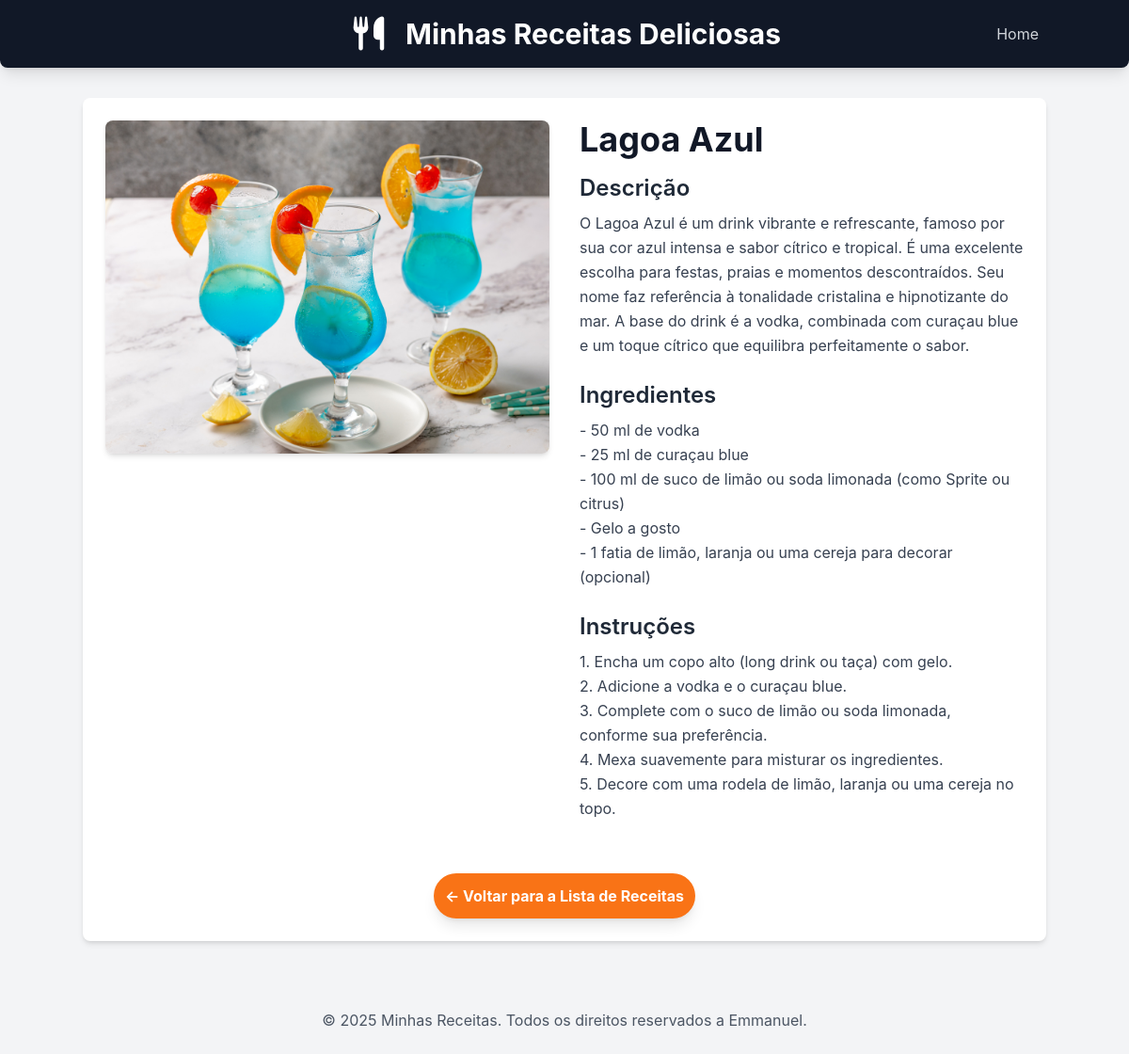
Page /receitas/receita/8/ on the committed database.
### receitas/models.py (models this page shows, shortened)
class Receita(models.Model):
    CATEGORIAS =[
        ('comida','Comida'),
        ('sobremesa','Sobremesa'),
        ('drink','Drink'),
    ]
    title = models.CharField("Título", max_length=200)
    description = models.TextField("Descrição")
    ingredients = models.TextField("Ingredientes")
    instructions = models.TextField("Modo de preparo")
    image = models.ImageField("Imagem", upload_to='receitas/images/', blank=True, null=True)
    categoria = models.CharField("Categoria", max_length=20, choices=CATEGORIAS, default='comida')
    created_at = models.DateTimeField(auto_now_add=True)
    updated_at = models.DateTimeField(auto_now=True)
    class Meta:
        verbose_name = "Receita"
        verbose_name_plural = "Receitas"
        ordering = ['-created_at'] #ordena as receitas pela data de criação (mais novas primeiro)

### receitas/views.py (the view)
# urls.py: path('receita/<int:id>/', views.receita_detail, name='receita_detail'),
def receita_detail(request, id):
    receita = get_object_or_404(Receita, pk=id)
    return render(request, 'receitas/receita_detail.html', {'receita': receita})

### receitas/templates/receitas/receita_detail.html (shortened to what this page needs)
{% extends "receitas/base.html"%}
{% block content %}
<div class="flex flex-col md:flex-row gap-8">
    {% if receita.image %}
    <div class="md:w-1/2">
        <img src="{{receita.image.url}}" alt="[Imagem de {{receita.title}}]"
            class="w-full h-auto object-cover rounded-lg shadow-md">
    </div>
    {% endif %}
    <div class="md:w-1/2">
        <h2 class="text-4xl font-bold text-gray-900 mb-4">{{receita.title}}</h2>
        <h3 class="text-2xl font-semibold text-gray-800 mb-2">Descrição</h3>
        <p class="text-gray-700 mb-6 leading-relaxed">{{receita.description}}</p>
        <h3 class="text-2xl font-semibold text-gray-800 mb-2">Ingredientes</h3>
        <p class="text-gray-700 mb-6 leading-relaxed whitespace-pre-wrap">{{receita.ingredients}}</p>
        <h3 class="text-2xl font-semibold text-gray-800 mb-2">Instruções</h3>
        <p class="text-gray-700 mb-6 leading-relaxed whitespace-pre-wrap">{{receita.instructions}}</p>
    </div>
</div>
<div class="mt-8 text-center">
    <a href="{% url 'home' %}"
        class="inline-block bg-orange-500 hover:bg-orange-600 text-white font-bold py-3 px-3 rounded-full transition duration-300 ease-in-out shadow-lg">
        &larr; Voltar para a Lista de Receitas
    </a>
</div>
{%endblock%}

### receitas/templates/receitas/base.html (style rules this page uses)
body { font-family: 'Inter', sans-serif; }

### rows in the picture
Receita: image (picture), title "Lagoa Azul", description "O Lagoa Azul é um drink vibrante e refrescante, famoso por sua cor azul intensa e sabor cítrico e tropical. É uma excelente escolha para festas, praias e momentos descontraídos. Seu nome faz referência à tonalidade cristalina e hipnotizante do mar. A base do drink é a vodka, combinada com curaçau blue e um toque cítrico que equilibra perfeitamente o sabor.", ingredients "- 50 ml de vodka - 25 ml de curaçau blue - 100 ml de suco de limão ou soda limonada (como Sprite ou citrus) - Gelo a gosto - 1 fatia de limão, laranja ou uma cereja para decorar (opcional)", instructions "1. Encha um copo alto (long drink ou taça) com gelo. 2. Adicione a vodka e o curaçau blue. 3. Complete com o suco de limão ou soda limonada, conforme sua preferência. 4. Mexa suavemente para misturar os ingredientes. 5. Decore com uma rodela de limão, laranja ou uma cereja no topo."
